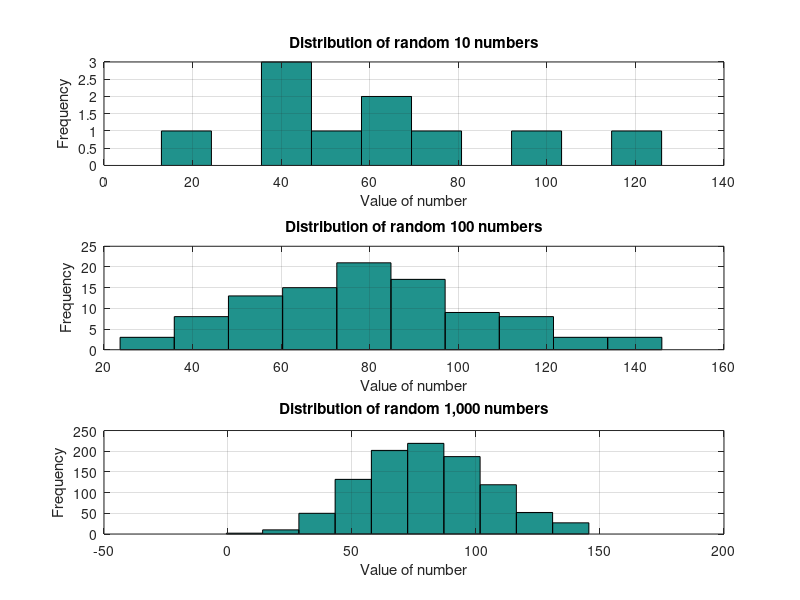

MATLAB code to generate this figure:
%%%%%%%%%%%%%%%%%%%%%%%%%%%%%%%%%%%%%%%%%%%%%%%%%%%%%%%%%%%%%%%%%%%%%%%%%%%
%
%  Programmer(s) and Purdue Email Address(es):
%  1. Mark Luzarowski mluzarow@purdue.edu
%
%  Section: 017
%
%  Assignment #: 7.5
%
%  Academic Integrity Statement:
%
%       I/we have not used source code obtained from
%       any other unauthorized source, either modified
%       or unmodified.  Neither have I/we provided access
%       to my/our code to another. The project I/we am/are submitting
%       is my/our own original work.
%
%  Program Description: Generate 10, 100, and 1000 Gaussian random number 
%  sets with a mean of 80 and standard deviation of 25 and makes a histogram out of the data.
%
%%%%%%%%%%%%%%%%%%%%%%%%%%%%%%%%%%%%%%%%%%%%%%%%%%%%%%%%%%%%%%%%%%%%%%%%%%%

% --- INPUTS ---
%Generates 10, 100, and 1000 random number sets with mean 80 and stdev 25 in a 1000 by 1
%matrix.
data_set1 = normrnd(80,25,10,1);
data_set2 = normrnd(80,25,100,1);
data_set3 = normrnd(80,25,1000,1);

% --- CALCULATIONS ---
%Finds the mean and standard deviation of the data.
fprintf('\nThe mean of Dataset 1 is %0.3f with a standard deviation of %0.3f.\n', mean(data_set1), std(data_set1));
fprintf('The mean of Dataset 2 is %0.3f with a standard deviation of %0.3f.\n', mean(data_set2), std(data_set2));
fprintf('The mean of Dataset 3 is %0.3f with a standard deviation of %0.3f.\n', mean(data_set3), std(data_set3));

% --- OUTPUTS ----
%Creates a histogram based on the given data.
subplot(3,1,1), hist(data_set1);
title('Distribution of random 10 numbers');
xlabel('Value of number');
ylabel('Frequency');
grid;
subplot(3,1,2), hist(data_set2);
title('Distribution of random 100 numbers');
xlabel('Value of number');
ylabel('Frequency');
grid;
subplot(3,1,3), hist(data_set3);
title('Distribution of random 1,000 numbers');
xlabel('Value of number');
ylabel('Frequency');
grid;

% The mean of Dataset 1 is 81.888 with a standard deviation of 21.287.
% The mean of Dataset 2 is 80.745 with a standard deviation of 24.621.
% The mean of Dataset 3 is 80.652 with a standard deviation of 25.548.

%a) The less data there is, the harder it was to tell which bin had the
%largest frequency.  As such, one can find that more data presents a better
%idea of what is going on with said data.
%b) The more data there is, the ore the data began to represent a bell
%curve.
%c) As stated before, getting more data allows one to better see what is
%going on with said data and get a better idea what is going on with the
%source of whatever data it is.